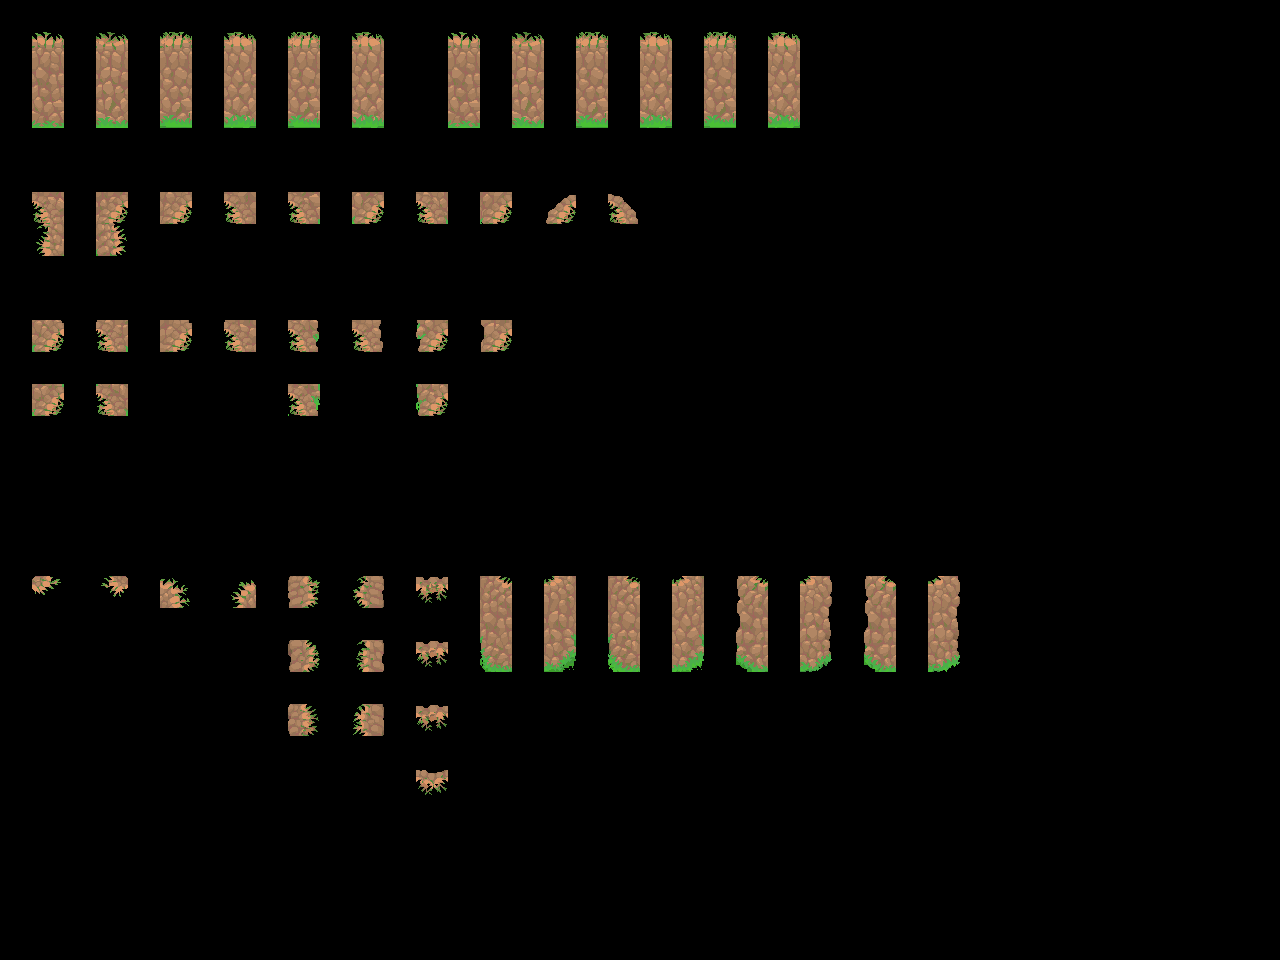

This game map was drawn from its Tiled (.tmx) file and the tilesets committed beside it. A one-line description and the full map source follow:
An orthogonal 40x30 tile map with 32x32 px tiles, 2 tile layers (input_wall, output_wall) and 5 objects.

<map version="1.9" tiledversion="1.9.2" orientation="orthogonal" renderorder="right-down" width="40" height="30" tilewidth="32" tileheight="32" infinite="0" nextlayerid="4" nextobjectid="7">
 <properties>
  <property name="MatchInOrder" type="bool" value="true" />
 </properties>
 <tileset firstgid="1" source="../Tilesets/gl2-Tileset - wall 1-3tiles-transp.tsx" />
 <layer id="1" name="input_wall" width="40" height="30" opacity="0.83">
  <data encoding="csv">
0,0,0,0,0,0,0,0,0,0,0,0,0,0,0,0,0,0,0,0,0,0,0,0,0,0,0,0,0,0,0,0,0,0,0,0,0,0,0,0,
0,67,0,67,0,67,0,67,0,67,0,67,0,0,67,0,67,0,67,0,67,0,67,0,67,0,0,0,0,0,0,0,0,0,0,0,0,0,0,0,
0,83,0,83,0,83,0,83,0,83,0,83,0,0,83,0,83,0,83,0,83,0,83,0,83,0,0,0,0,0,0,0,0,0,0,0,0,0,0,0,
0,99,0,99,0,99,0,99,0,99,0,99,0,0,99,0,99,0,99,0,99,0,99,0,99,0,0,0,0,0,0,0,0,0,0,0,0,0,0,0,
0,0,0,0,0,0,0,0,0,0,0,0,0,0,0,0,0,0,0,0,0,0,0,0,0,0,0,0,0,0,0,0,0,0,0,0,0,0,0,0,
0,0,0,0,0,0,0,0,0,0,0,0,0,0,0,0,0,0,0,0,0,0,0,0,0,0,0,0,0,0,0,0,0,0,0,0,0,0,0,0,
0,6,0,8,0,12,0,44,0,38,0,40,0,58,0,74,0,17,0,21,0,0,0,0,0,0,0,0,0,0,0,0,0,0,0,0,0,0,0,0,
0,22,0,24,0,0,0,0,0,0,0,0,0,0,0,0,0,0,0,0,0,0,0,0,0,0,0,0,0,0,0,0,0,0,0,0,0,0,0,0,
0,0,0,0,0,0,0,0,0,0,0,0,0,0,0,0,0,0,0,0,0,0,0,0,0,0,0,0,0,0,0,0,0,0,0,0,0,0,0,0,
0,0,0,0,0,0,0,0,0,0,0,0,0,0,0,0,0,0,0,0,0,0,0,0,0,0,0,0,0,0,0,0,0,0,0,0,0,0,0,0,
0,76,0,108,0,109,0,125,0,102,0,118,0,104,0,120,0,0,0,0,0,0,0,0,0,0,0,0,0,0,0,0,0,0,0,0,0,0,0,0,
0,0,0,0,0,0,0,0,0,0,0,0,0,0,0,0,0,0,0,0,0,0,0,0,0,0,0,0,0,0,0,0,0,0,0,0,0,0,0,0,
0,30,0,29,0,0,0,0,0,13,0,0,0,15,0,0,0,0,0,0,0,0,0,0,0,0,0,0,0,0,0,0,0,0,0,0,0,0,0,0,
0,0,0,0,0,0,0,0,0,0,0,0,0,0,0,0,0,0,0,0,0,0,0,0,0,0,0,0,0,0,0,0,0,0,0,0,0,0,0,0,
0,0,0,0,0,0,0,0,0,0,0,0,0,0,0,0,0,0,0,0,0,0,0,0,0,0,0,0,0,0,0,0,0,0,0,0,0,0,0,0,
0,0,0,0,0,0,0,0,0,0,0,0,0,0,0,0,0,0,0,0,0,0,0,0,0,0,0,0,0,0,0,0,0,0,0,0,0,0,0,0,
0,0,0,0,0,0,0,0,0,0,0,0,0,0,0,0,0,0,0,0,0,0,0,0,0,0,0,0,0,0,0,0,0,0,0,0,0,0,0,0,
0,0,0,0,0,0,0,0,0,0,0,0,0,0,0,0,0,0,0,0,0,0,0,0,0,0,0,0,0,0,0,0,0,0,0,0,0,0,0,0,
0,18,0,20,0,50,0,52,0,33,0,37,0,3,0,66,0,68,0,66,0,68,0,49,0,53,0,49,0,53,0,0,0,0,0,0,0,0,0,0,
0,0,0,0,0,0,0,0,0,0,0,0,0,0,0,82,0,84,0,82,0,84,0,65,0,69,0,65,0,69,0,0,0,0,0,0,0,0,0,0,
0,0,0,0,0,0,0,0,0,33,0,37,0,3,0,98,0,100,0,98,0,100,0,81,0,85,0,81,0,85,0,0,0,0,0,0,0,0,0,0,
0,0,0,0,0,0,0,0,0,0,0,0,0,0,0,0,0,0,0,0,0,0,0,0,0,0,0,0,0,0,0,0,0,0,0,0,0,0,0,0,
0,0,0,0,0,0,0,0,0,33,0,37,0,3,0,0,0,0,0,0,0,0,0,0,0,0,0,0,0,0,0,0,0,0,0,0,0,0,0,0,
0,0,0,0,0,0,0,0,0,0,0,0,0,0,0,0,0,0,0,0,0,0,0,0,0,0,0,0,0,0,0,0,0,0,0,0,0,0,0,0,
0,0,0,0,0,0,0,0,0,0,0,0,0,3,0,0,0,0,0,0,0,0,0,0,0,0,0,0,0,0,0,0,0,0,0,0,0,0,0,0,
0,0,0,0,0,0,0,0,0,0,0,0,0,0,0,0,0,0,0,0,0,0,0,0,0,0,0,0,0,0,0,0,0,0,0,0,0,0,0,0,
0,0,0,0,0,0,0,0,0,0,0,0,0,0,0,0,0,0,0,0,0,0,0,0,0,0,0,0,0,0,0,0,0,0,0,0,0,0,0,0,
0,0,0,0,0,0,0,0,0,0,0,0,0,0,0,0,0,0,0,0,0,0,0,0,0,0,0,0,0,0,0,0,0,0,0,0,0,0,0,0,
0,0,0,0,0,0,0,0,0,0,0,0,0,0,0,0,0,0,0,0,0,0,0,0,0,0,0,0,0,0,0,0,0,0,0,0,0,0,0,0,
0,0,0,0,0,0,0,0,0,0,0,0,0,0,0,0,0,0,0,0,0,0,0,0,0,0,0,0,0,0,0,0,0,0,0,0,0,0,0,0
</data>
 </layer>
 <layer id="2" name="output_wall" width="40" height="30">
  <data encoding="csv">
0,0,0,0,0,0,0,0,0,0,0,0,0,0,0,0,0,0,0,0,0,0,0,0,0,0,0,0,0,0,0,0,0,0,0,0,0,0,0,0,
0,145,0,146,0,147,0,148,0,149,0,150,0,0,152,0,153,0,154,0,155,0,156,0,157,0,0,0,0,0,0,0,0,0,0,0,0,0,0,0,
0,161,0,162,0,163,0,164,0,165,0,166,0,0,168,0,169,0,170,0,171,0,172,0,173,0,0,0,0,0,0,0,0,0,0,0,0,0,0,0,
0,177,0,178,0,179,0,180,0,181,0,182,0,0,184,0,185,0,186,0,187,0,188,0,189,0,0,0,0,0,0,0,0,0,0,0,0,0,0,0,
0,0,0,0,0,0,0,0,0,0,0,0,0,0,0,0,0,0,0,0,0,0,0,0,0,0,0,0,0,0,0,0,0,0,0,0,0,0,0,0,
0,0,0,0,0,0,0,0,0,0,0,0,0,0,0,0,0,0,0,0,0,0,0,0,0,0,0,0,0,0,0,0,0,0,0,0,0,0,0,0,
0,7,0,9,0,28,0,60,0,39,0,41,0,59,0,75,0,2,0,4,0,0,0,0,0,0,0,0,0,0,0,0,0,0,0,0,0,0,0,0,
0,23,0,25,0,0,0,0,0,0,0,0,0,0,0,0,0,0,0,0,0,0,0,0,0,0,0,0,0,0,0,0,0,0,0,0,0,0,0,0,
0,0,0,0,0,0,0,0,0,0,0,0,0,0,0,0,0,0,0,0,0,0,0,0,0,0,0,0,0,0,0,0,0,0,0,0,0,0,0,0,
0,0,0,0,0,0,0,0,0,0,0,0,0,0,0,0,0,0,0,0,0,0,0,0,0,0,0,0,0,0,0,0,0,0,0,0,0,0,0,0,
0,92,0,124,0,110,0,126,0,103,0,119,0,105,0,121,0,0,0,0,0,0,0,0,0,0,0,0,0,0,0,0,0,0,0,0,0,0,0,0,
0,0,0,0,0,0,0,0,0,0,0,0,0,0,0,0,0,0,0,0,0,0,0,0,0,0,0,0,0,0,0,0,0,0,0,0,0,0,0,0,
0,46,0,45,0,0,0,0,0,14,0,0,0,16,0,0,0,0,0,0,0,0,0,0,0,0,0,0,0,0,0,0,0,0,0,0,0,0,0,0,
0,0,0,0,0,0,0,0,0,0,0,0,0,0,0,0,0,0,0,0,0,0,0,0,0,0,0,0,0,0,0,0,0,0,0,0,0,0,0,0,
0,0,0,0,0,0,0,0,0,0,0,0,0,0,0,0,0,0,0,0,0,0,0,0,0,0,0,0,0,0,0,0,0,0,0,0,0,0,0,0,
0,0,0,0,0,0,0,0,0,0,0,0,0,0,0,0,0,0,0,0,0,0,0,0,0,0,0,0,0,0,0,0,0,0,0,0,0,0,0,0,
0,0,0,0,0,0,0,0,0,0,0,0,0,0,0,0,0,0,0,0,0,0,0,0,0,0,0,0,0,0,0,0,0,0,0,0,0,0,0,0,
0,0,0,0,0,0,0,0,0,0,0,0,0,0,0,0,0,0,0,0,0,0,0,0,0,0,0,0,0,0,0,0,0,0,0,0,0,0,0,0,
0,193,0,194,0,209,0,210,0,195,0,196,0,197,0,198,0,199,0,200,0,201,0,202,0,203,0,204,0,205,0,0,0,0,0,0,0,0,0,0,
0,0,0,0,0,0,0,0,0,0,0,0,0,0,0,214,0,215,0,216,0,217,0,218,0,219,0,220,0,221,0,0,0,0,0,0,0,0,0,0,
0,0,0,0,0,0,0,0,0,211,0,212,0,213,0,230,0,231,0,232,0,233,0,234,0,235,0,236,0,237,0,0,0,0,0,0,0,0,0,0,
0,0,0,0,0,0,0,0,0,0,0,0,0,0,0,0,0,0,0,0,0,0,0,0,0,0,0,0,0,0,0,0,0,0,0,0,0,0,0,0,
0,0,0,0,0,0,0,0,0,227,0,228,0,229,0,0,0,0,0,0,0,0,0,0,0,0,0,0,0,0,0,0,0,0,0,0,0,0,0,0,
0,0,0,0,0,0,0,0,0,0,0,0,0,0,0,0,0,0,0,0,0,0,0,0,0,0,0,0,0,0,0,0,0,0,0,0,0,0,0,0,
0,0,0,0,0,0,0,0,0,0,0,0,0,245,0,0,0,0,0,0,0,0,0,0,0,0,0,0,0,0,0,0,0,0,0,0,0,0,0,0,
0,0,0,0,0,0,0,0,0,0,0,0,0,0,0,0,0,0,0,0,0,0,0,0,0,0,0,0,0,0,0,0,0,0,0,0,0,0,0,0,
0,0,0,0,0,0,0,0,0,0,0,0,0,0,0,0,0,0,0,0,0,0,0,0,0,0,0,0,0,0,0,0,0,0,0,0,0,0,0,0,
0,0,0,0,0,0,0,0,0,0,0,0,0,0,0,0,0,0,0,0,0,0,0,0,0,0,0,0,0,0,0,0,0,0,0,0,0,0,0,0,
0,0,0,0,0,0,0,0,0,0,0,0,0,0,0,0,0,0,0,0,0,0,0,0,0,0,0,0,0,0,0,0,0,0,0,0,0,0,0,0,
0,0,0,0,0,0,0,0,0,0,0,0,0,0,0,0,0,0,0,0,0,0,0,0,0,0,0,0,0,0,0,0,0,0,0,0,0,0,0,0
</data>
 </layer>
 <objectgroup id="3" name="rule_options" offsetx="-10.6667" offsety="-16.6667">
  <object id="1" x="22" y="28" width="131" height="124.667">
   <properties>
    <property name="Disabled" type="bool" value="false" />
    <property name="Probability" type="float" value="0.4" />
   </properties>
  </object>
  <object id="2" x="28" y="180.667" width="917.333" height="320">
   <properties>
    <property name="Disabled" type="bool" value="false" />
    <property name="Probability" type="float" value="0.25" />
   </properties>
  </object>
  <object id="4" x="29.6667" y="568.333" width="955" height="282.333">
   <properties>
    <property name="Probability" type="float" value="0.25" />
   </properties>
  </object>
  <object id="5" x="448.667" y="28.6667" width="497" height="129">
   <properties>
    <property name="Probability" type="float" value="0.15" />
   </properties>
  </object>
  <object id="6" x="162.667" y="29" width="243.333" height="123.667">
   <properties>
    <property name="Probability" type="float" value="0.25" />
   </properties>
  </object>
 </objectgroup>
</map>
